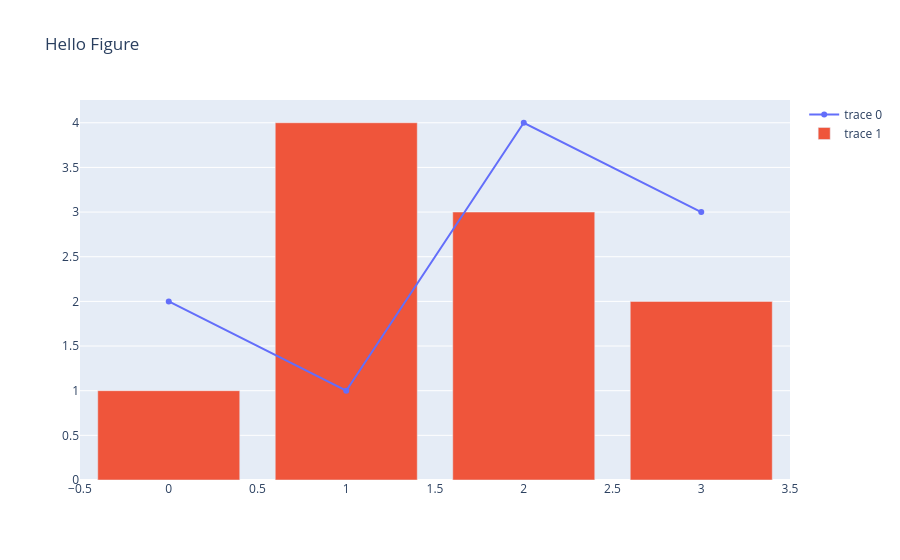

Notebook cell for this chart:
### Markdown cell above
## Plotly in JupyterLite

`plotly.py` is an interactive, open-source, and browser-based graphing library for Python: https://plotly.com/python/

### Code cell
import plotly.graph_objects as go
fig = go.Figure()
fig.add_trace(go.Scatter(y=[2, 1, 4, 3]))
fig.add_trace(go.Bar(y=[1, 4, 3, 2]))
fig.update_layout(title = 'Hello Figure')
fig.show()

### Figure 1 — Plotly figure (JSON) as saved in the notebook; plotly's stock layout.template omitted (floating-point values rounded to 4 significant figures)
{"data": [{"type": "scatter", "y": [2, 1, 4, 3]}, {"type": "bar", "y": [1, 4, 3, 2]}], "layout": {"title": {"text": "Hello Figure"}}}
